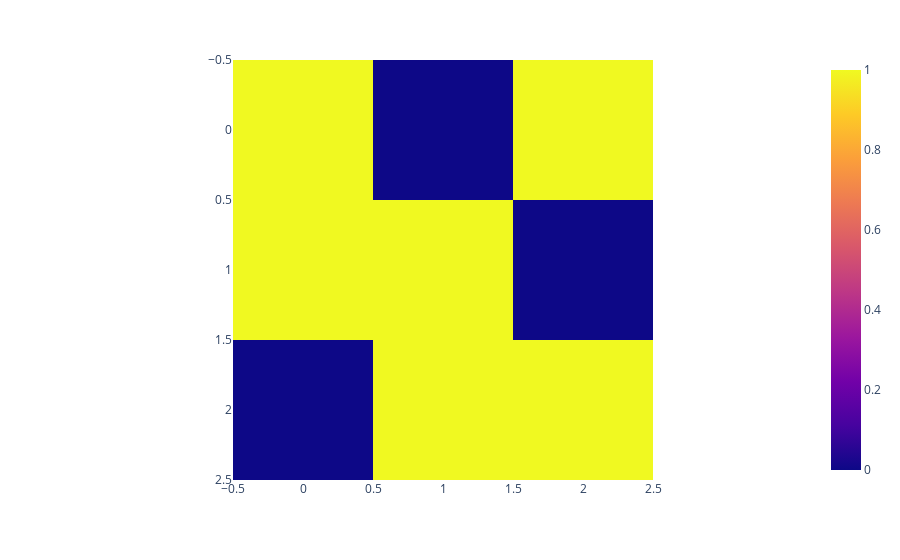

Notebook cell for this chart:
### Code cell
fig = px.imshow(np.abs(np.sign(A_mat)))
fig.show()

### Figure 1 — Plotly figure (JSON) as saved in the notebook; plotly's stock layout.template omitted (floating-point values rounded to 4 significant figures)
{"data": [{"coloraxis": "coloraxis", "hovertemplate": "x: %{x}<br>y: %{y}<br>color: %{z}<extra></extra>", "name": "0", "type": "heatmap", "xaxis": "x", "yaxis": "y", "z": [[1, 0, 1], [1, 1, 0], [0, 1, 1]]}], "layout": {"coloraxis": {"colorscale": [[0, "#0d0887"], [0.1111, "#46039f"], [0.2222, "#7201a8"], [0.3333, "#9c179e"], [0.4444, "#bd3786"], [0.5556, "#d8576b"], [0.6667, "#ed7953"], [0.7778, "#fb9f3a"], [0.8889, "#fdca26"], [1, "#f0f921"]]}, "margin": {"t": 60}, "xaxis": {"anchor": "y", "constrain": "domain", "domain": [0, 1], "scaleanchor": "y"}, "yaxis": {"anchor": "x", "autorange": "reversed", "constrain": "domain", "domain": [0, 1]}}}
